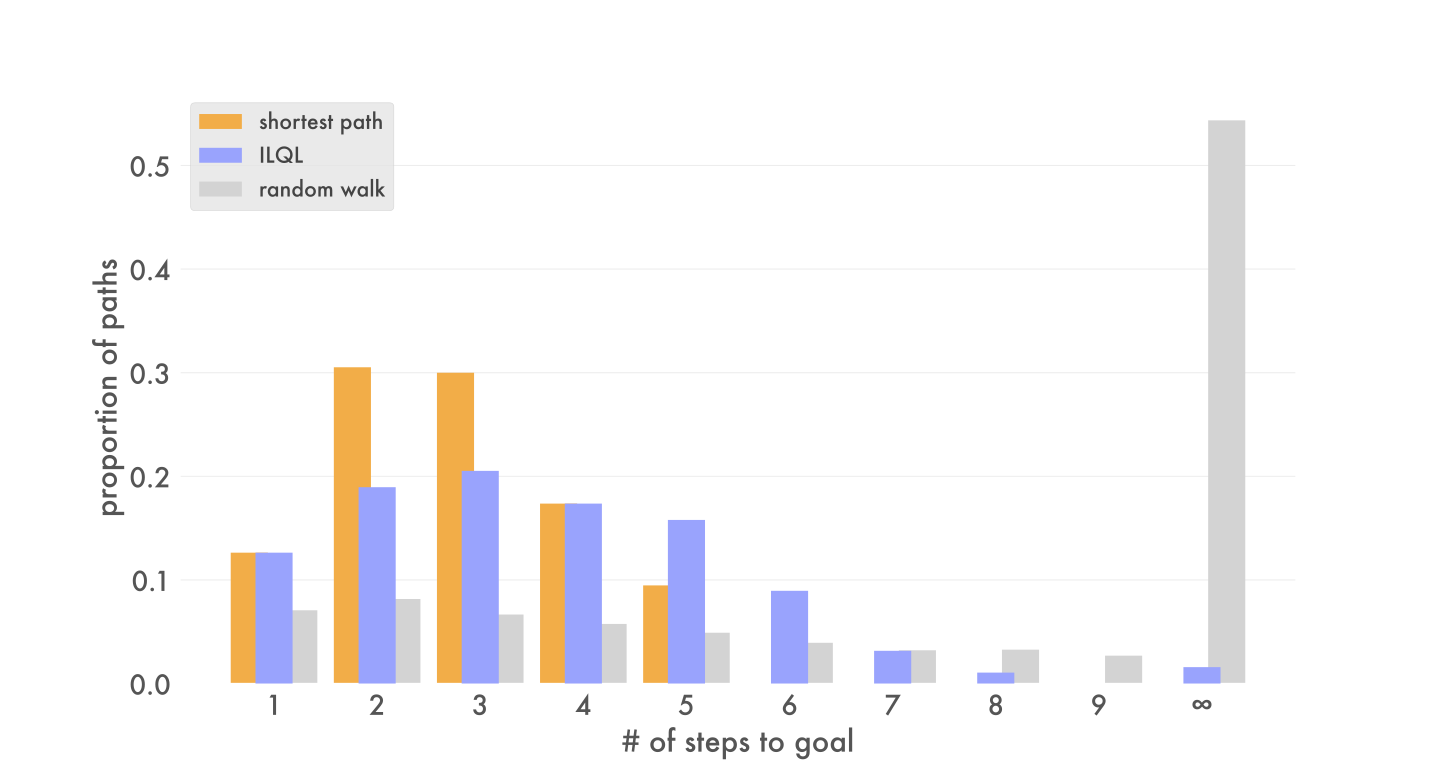

Recreate this plot in Python.
import os
import sys
sys.path.append(os.path.dirname(os.path.dirname(os.path.abspath(__file__))))
from ilql import main
from torch import tensor
import networkx as nx
import numpy as np

optimal_lengths = []
sampled_lengths = []
iql_lengths = []

for seed in range(10):
    model, data = main(seed=seed)
    model.eval()

    g = nx.from_numpy_array(data.adj)

    # optimal
    for start in set(range(data.n_nodes)) - {data.goal}:
        shortest_path = nx.shortest_path(g, start, data.goal)[:data.walk_size]
        if shortest_path[-1] != data.goal:
            optimal_lengths.append(data.walk_size)
        else:
            optimal_lengths.append(len(shortest_path)-1)

    # ilql
    starts = th.arange(1, data.n_nodes).unsqueeze(1).to(model.device)
    paths, _ = model.sample(starts, max_length=data.walk_size, logit_mask=tensor(~data.adj), beta=10) # argmax
    for path in paths:
        length = data.walk_size
        for ind, node in enumerate(path):
            if node == data.goal:
                length = ind
                break

        iql_lengths.append(length)

    # all samples
    for path in data.tensors[0]:
        length = data.walk_size
        for ind, node in enumerate(path):
            if node == data.goal:
                length = ind
                break

        sampled_lengths.append(length)

# ■ ~
from matplotlib import pyplot
import matplotlib

fontcolor = '#444'
matplotlib.rcParams['text.color'] = fontcolor
matplotlib.rcParams['axes.labelcolor'] = fontcolor
matplotlib.rcParams['xtick.color'] = fontcolor
matplotlib.rcParams['ytick.color'] = fontcolor

matplotlib.rcParams["font.family"] = "Futura"
matplotlib.rcParams["font.size"] = 15
matplotlib.rcParams["xtick.labelsize"] = 20
matplotlib.rcParams["ytick.labelsize"] = 20
matplotlib.rcParams["figure.titlesize"] = 12
matplotlib.rcParams["figure.figsize"] = 15, 8

matplotlib.style.use('ggplot')
matplotlib.rcParams['figure.dpi'] = 70

ax = pyplot.gca()
ax.set_facecolor('#fff')
ax.grid(color='lightgray', alpha=0.4, axis='y')
ax.tick_params(top=False, labeltop=False, bottom=False, labelbottom=True, left=False, labelleft=True)

optimal_hist = np.histogram(optimal_lengths, bins=np.arange(1, data.walk_size+2), density=True)[0]
sampled_hist = np.histogram(sampled_lengths, bins=np.arange(1, data.walk_size+2), density=True)[0]
iql_hist = np.histogram(iql_lengths, bins=np.arange(1, data.walk_size+2), density=True)[0]

barsize = 0.36
iql_color = '#99a3fd'
opt_color = '#f2ad48'
random_color='lightgray'

pyplot.bar(np.arange(1, data.walk_size+1)-barsize/1.5, optimal_hist, width=barsize, label='shortest path', color=opt_color, zorder=2)
pyplot.bar(np.arange(1, data.walk_size+1), iql_hist, width=barsize, label='ILQL', color=iql_color, zorder=3)
pyplot.bar(np.arange(1, data.walk_size+1)+barsize/1.5, sampled_hist, width=barsize, label='random walk', color=random_color, zorder=1)

pyplot.legend(fontsize=16)
pyplot.xticks(np.arange(1, data.walk_size+1), list(np.arange(1, data.walk_size)) + ['∞'])

pyplot.xlabel('# of steps to goal', fontsize=22)
pyplot.ylabel('proportion of paths', fontsize=22)

pyplot.savefig('graph_plot.svg')
